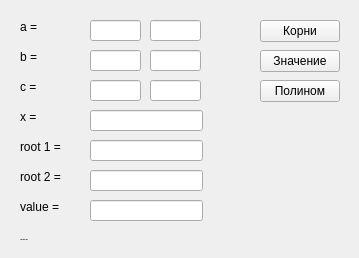
<?xml version="1.0" encoding="UTF-8"?>
<ui version="4.0">
 <class>TInterface</class>
 <widget class="QWidget" name="TInterface">
  <property name="geometry">
   <rect>
    <x>0</x>
    <y>0</y>
    <width>359</width>
    <height>258</height>
   </rect>
  </property>
  <property name="windowTitle">
   <string>TInterface</string>
  </property>
  <widget class="QLabel" name="label">
   <property name="geometry">
    <rect>
     <x>20</x>
     <y>20</y>
     <width>47</width>
     <height>14</height>
    </rect>
   </property>
   <property name="text">
    <string>a = </string>
   </property>
  </widget>
  <widget class="QLabel" name="label_2">
   <property name="geometry">
    <rect>
     <x>20</x>
     <y>50</y>
     <width>47</width>
     <height>14</height>
    </rect>
   </property>
   <property name="text">
    <string>b =</string>
   </property>
  </widget>
  <widget class="QLabel" name="label_3">
   <property name="geometry">
    <rect>
     <x>20</x>
     <y>80</y>
     <width>47</width>
     <height>14</height>
    </rect>
   </property>
   <property name="text">
    <string>c = </string>
   </property>
  </widget>
  <widget class="QLabel" name="label_4">
   <property name="geometry">
    <rect>
     <x>20</x>
     <y>110</y>
     <width>47</width>
     <height>14</height>
    </rect>
   </property>
   <property name="text">
    <string>x =</string>
   </property>
  </widget>
  <widget class="QLabel" name="label_5">
   <property name="geometry">
    <rect>
     <x>20</x>
     <y>140</y>
     <width>47</width>
     <height>14</height>
    </rect>
   </property>
   <property name="text">
    <string>root 1 = </string>
   </property>
  </widget>
  <widget class="QLabel" name="label_6">
   <property name="geometry">
    <rect>
     <x>20</x>
     <y>170</y>
     <width>47</width>
     <height>14</height>
    </rect>
   </property>
   <property name="text">
    <string>root 2 = </string>
   </property>
  </widget>
  <widget class="QLabel" name="label_7">
   <property name="geometry">
    <rect>
     <x>20</x>
     <y>200</y>
     <width>47</width>
     <height>14</height>
    </rect>
   </property>
   <property name="text">
    <string>value = </string>
   </property>
  </widget>
  <widget class="QLineEdit" name="ai">
   <property name="geometry">
    <rect>
     <x>90</x>
     <y>20</y>
     <width>51</width>
     <height>21</height>
    </rect>
   </property>
  </widget>
  <widget class="QLineEdit" name="bi">
   <property name="geometry">
    <rect>
     <x>90</x>
     <y>50</y>
     <width>51</width>
     <height>21</height>
    </rect>
   </property>
  </widget>
  <widget class="QLineEdit" name="ci">
   <property name="geometry">
    <rect>
     <x>90</x>
     <y>80</y>
     <width>51</width>
     <height>21</height>
    </rect>
   </property>
  </widget>
  <widget class="QLineEdit" name="xi">
   <property name="geometry">
    <rect>
     <x>90</x>
     <y>110</y>
     <width>113</width>
     <height>21</height>
    </rect>
   </property>
  </widget>
  <widget class="QLineEdit" name="r1">
   <property name="geometry">
    <rect>
     <x>90</x>
     <y>140</y>
     <width>113</width>
     <height>21</height>
    </rect>
   </property>
   <property name="readOnly">
    <bool>true</bool>
   </property>
  </widget>
  <widget class="QLineEdit" name="r2">
   <property name="geometry">
    <rect>
     <x>90</x>
     <y>170</y>
     <width>113</width>
     <height>21</height>
    </rect>
   </property>
   <property name="readOnly">
    <bool>true</bool>
   </property>
  </widget>
  <widget class="QLineEdit" name="val">
   <property name="geometry">
    <rect>
     <x>90</x>
     <y>200</y>
     <width>113</width>
     <height>21</height>
    </rect>
   </property>
   <property name="readOnly">
    <bool>true</bool>
   </property>
  </widget>
  <widget class="QPushButton" name="find_roots_btn">
   <property name="geometry">
    <rect>
     <x>260</x>
     <y>20</y>
     <width>80</width>
     <height>22</height>
    </rect>
   </property>
   <property name="text">
    <string>Корни</string>
   </property>
  </widget>
  <widget class="QPushButton" name="find_value_btn">
   <property name="geometry">
    <rect>
     <x>260</x>
     <y>50</y>
     <width>80</width>
     <height>22</height>
    </rect>
   </property>
   <property name="text">
    <string>Значение</string>
   </property>
  </widget>
  <widget class="QPushButton" name="find_polinom_btn">
   <property name="geometry">
    <rect>
     <x>260</x>
     <y>80</y>
     <width>80</width>
     <height>22</height>
    </rect>
   </property>
   <property name="text">
    <string>Полином</string>
   </property>
  </widget>
  <widget class="QLineEdit" name="ar">
   <property name="geometry">
    <rect>
     <x>150</x>
     <y>20</y>
     <width>51</width>
     <height>21</height>
    </rect>
   </property>
  </widget>
  <widget class="QLineEdit" name="br">
   <property name="geometry">
    <rect>
     <x>150</x>
     <y>50</y>
     <width>51</width>
     <height>21</height>
    </rect>
   </property>
  </widget>
  <widget class="QLineEdit" name="cr">
   <property name="geometry">
    <rect>
     <x>150</x>
     <y>80</y>
     <width>51</width>
     <height>21</height>
    </rect>
   </property>
  </widget>
  <widget class="QLabel" name="polinom">
   <property name="geometry">
    <rect>
     <x>20</x>
     <y>230</y>
     <width>321</width>
     <height>16</height>
    </rect>
   </property>
   <property name="font">
    <font>
     <pointsize>6</pointsize>
     <kerning>true</kerning>
    </font>
   </property>
   <property name="text">
    <string>---</string>
   </property>
   <property name="margin">
    <number>0</number>
   </property>
  </widget>
 </widget>
 <resources/>
 <connections/>
</ui>
